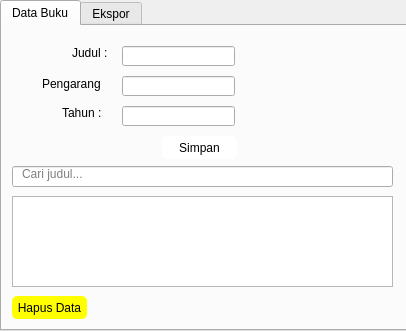
<?xml version="1.0" encoding="UTF-8"?>
<ui version="4.0">
 <class>Form</class>
 <widget class="QWidget" name="Form">
  <property name="geometry">
   <rect>
    <x>0</x>
    <y>0</y>
    <width>406</width>
    <height>331</height>
   </rect>
  </property>
  <property name="windowTitle">
   <string>Form</string>
  </property>
  <widget class="QTabWidget" name="tabWidget">
   <property name="geometry">
    <rect>
     <x>0</x>
     <y>0</y>
     <width>411</width>
     <height>331</height>
    </rect>
   </property>
   <property name="layoutDirection">
    <enum>Qt::LeftToRight</enum>
   </property>
   <property name="styleSheet">
    <string notr="true"/>
   </property>
   <property name="tabPosition">
    <enum>QTabWidget::North</enum>
   </property>
   <property name="currentIndex">
    <number>0</number>
   </property>
   <widget class="QWidget" name="tab">
    <attribute name="title">
     <string>Data Buku</string>
    </attribute>
    <widget class="QTableWidget" name="tableWidget">
     <property name="geometry">
      <rect>
       <x>10</x>
       <y>170</y>
       <width>381</width>
       <height>91</height>
      </rect>
     </property>
    </widget>
    <widget class="QLabel" name="label">
     <property name="geometry">
      <rect>
       <x>70</x>
       <y>20</y>
       <width>47</width>
       <height>13</height>
      </rect>
     </property>
     <property name="text">
      <string>Judul :</string>
     </property>
    </widget>
    <widget class="QLabel" name="label_2">
     <property name="geometry">
      <rect>
       <x>40</x>
       <y>50</y>
       <width>61</width>
       <height>16</height>
      </rect>
     </property>
     <property name="text">
      <string>Pengarang :</string>
     </property>
    </widget>
    <widget class="QLabel" name="label_3">
     <property name="geometry">
      <rect>
       <x>60</x>
       <y>80</y>
       <width>47</width>
       <height>13</height>
      </rect>
     </property>
     <property name="text">
      <string>Tahun :</string>
     </property>
    </widget>
    <widget class="QLineEdit" name="lineEdit">
     <property name="geometry">
      <rect>
       <x>120</x>
       <y>20</y>
       <width>113</width>
       <height>20</height>
      </rect>
     </property>
    </widget>
    <widget class="QLineEdit" name="lineEdit_2">
     <property name="geometry">
      <rect>
       <x>120</x>
       <y>50</y>
       <width>113</width>
       <height>20</height>
      </rect>
     </property>
    </widget>
    <widget class="QLineEdit" name="lineEdit_3">
     <property name="geometry">
      <rect>
       <x>120</x>
       <y>80</y>
       <width>113</width>
       <height>20</height>
      </rect>
     </property>
    </widget>
    <widget class="QLineEdit" name="lineEdit_4">
     <property name="geometry">
      <rect>
       <x>10</x>
       <y>140</y>
       <width>381</width>
       <height>21</height>
      </rect>
     </property>
    </widget>
    <widget class="QPushButton" name="pushButton">
     <property name="geometry">
      <rect>
       <x>160</x>
       <y>110</y>
       <width>75</width>
       <height>23</height>
      </rect>
     </property>
     <property name="styleSheet">
      <string notr="true">background-color: #FFFFFF;     
color: black;                
border-radius: 5px;        </string>
     </property>
     <property name="text">
      <string>Simpan</string>
     </property>
    </widget>
    <widget class="QPushButton" name="pushButton_2">
     <property name="geometry">
      <rect>
       <x>10</x>
       <y>270</y>
       <width>75</width>
       <height>23</height>
      </rect>
     </property>
     <property name="styleSheet">
      <string notr="true">background-color: #ffff00;
color: black;
border-radius: 5px;</string>
     </property>
     <property name="text">
      <string>Hapus Data</string>
     </property>
    </widget>
    <widget class="QLabel" name="label_4">
     <property name="geometry">
      <rect>
       <x>20</x>
       <y>140</y>
       <width>101</width>
       <height>16</height>
      </rect>
     </property>
     <property name="styleSheet">
      <string notr="true">color: grey;</string>
     </property>
     <property name="text">
      <string>Cari judul...</string>
     </property>
    </widget>
   </widget>
   <widget class="QWidget" name="tab_2">
    <attribute name="title">
     <string>Ekspor</string>
    </attribute>
    <widget class="QPushButton" name="pushButton_3">
     <property name="geometry">
      <rect>
       <x>50</x>
       <y>120</y>
       <width>301</width>
       <height>21</height>
      </rect>
     </property>
     <property name="styleSheet">
      <string notr="true">background-color: #ffffff;
color: black;
border-radius: 5px;</string>
     </property>
     <property name="text">
      <string>eskpor ke csv</string>
     </property>
    </widget>
   </widget>
  </widget>
 </widget>
 <resources/>
 <connections/>
</ui>
